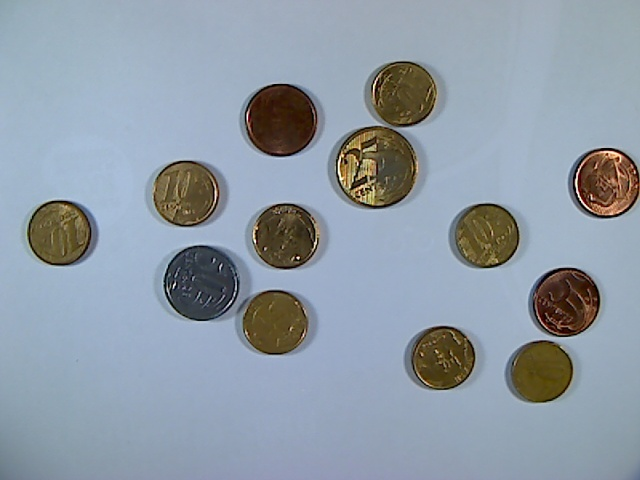
%> input picture Segmentation/coin.jpg, 640 x 480 px
$ octave --eval "rgb2histogram('coin.jpg');"   (GNU Octave 9; MATLAB toolbox functions it lacks are replaced by stand-ins)
%> lines starting %> are read from the running program, lines starting %| are printed output that depends on the picture
function rgb2histogram(img)
%> called with img = 'coin.jpg'
im = imread(img);
%> im is the input picture: size 480x640x3 uint8; mean R, G, B 143.3, 154.7, 166.1
gim = rgb2gray(im);
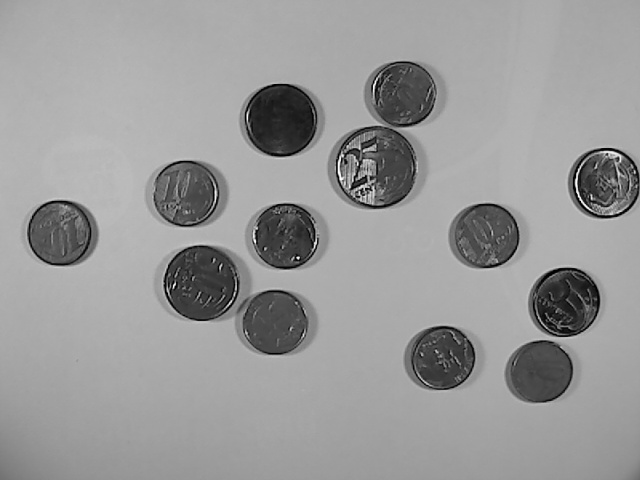
%> gim: size 480x640 uint8; min 0, max 252, mean 152.6
subplot(241), imshow(gim), title('origin img');
subplot(242), imshow(im(:,:,1)), title('red layer');
%> after `imshow(im(:,:,1))`:
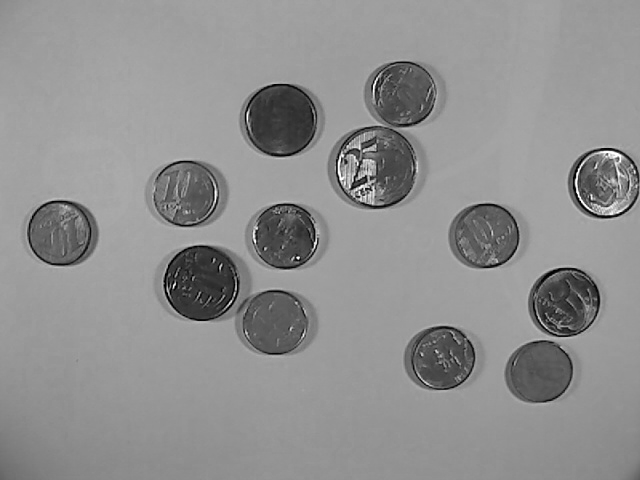
%> displayed picture: size 480x640, on the screen's scale of 0 to 255; min 0, max 255, mean 143.3
subplot(243), imshow(im(:,:,2)), title('green layer');
subplot(244), imshow(im(:,:,3)), title('blue layer');
%> after `imshow(im(:,:,3))`:
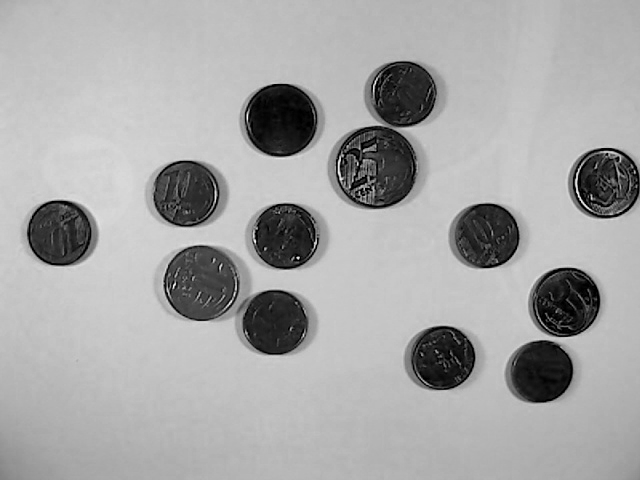
%> displayed picture: size 480x640, on the screen's scale of 0 to 255; min 0, max 251, mean 166.1
%> `rgb2histogram('coin.jpg');`:
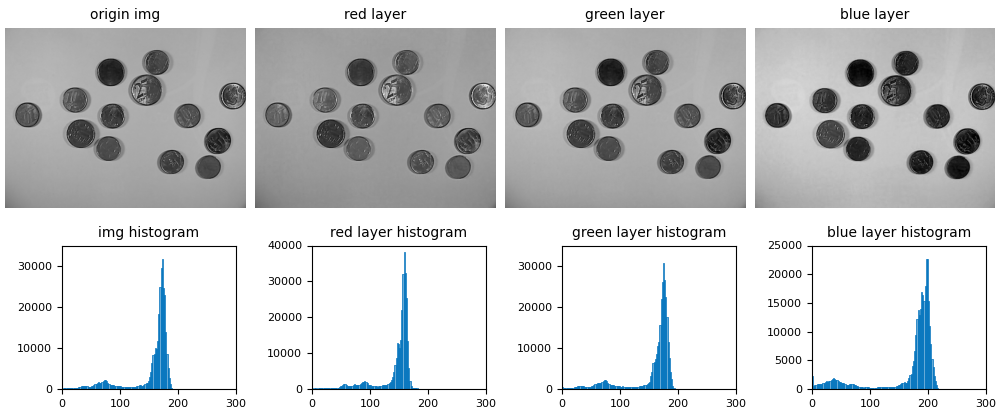
%> figure redrawn from the program's plot data, 8 panels
subplot(245), histogram(gim), title('img histogram');
subplot(246), histogram(im(:,:,1)), title('red layer histogram');
subplot(247), histogram(im(:,:,2)), title('green layer histogram');
subplot(248), histogram(im(:,:,3)), title('blue layer histogram');
end

$ run again, on Segmentation/hand.jpg
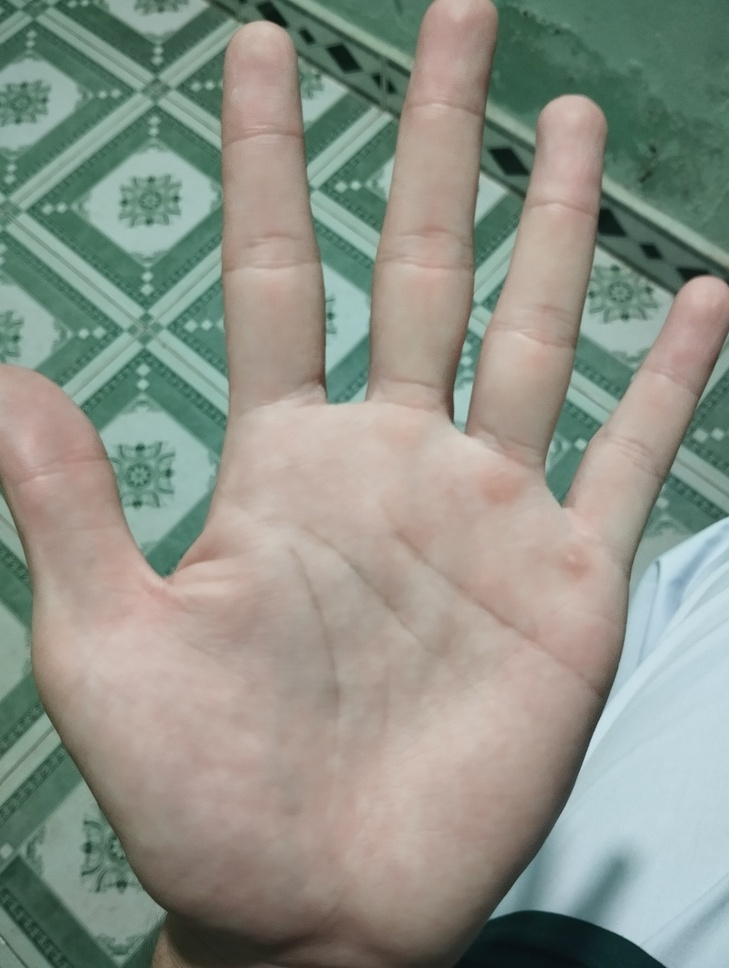
%> input picture Segmentation/hand.jpg, 729 x 968 px, shrunk from 1928 x 2560 before the run
%> in rgb2histogram, im is the input picture: size 968x729x3 uint8; mean R, G, B 142, 146.6, 136.1
%> in rgb2histogram, `gim = rgb2gray(im);`:
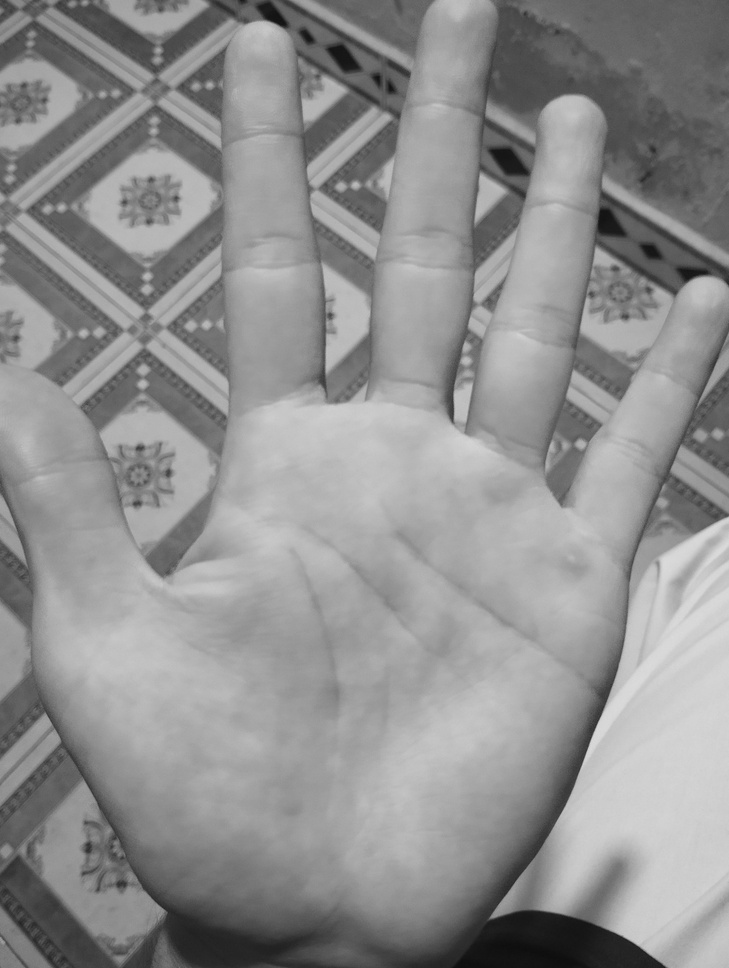
%> gim: size 968x729 uint8; min 13, max 220, mean 144.1
